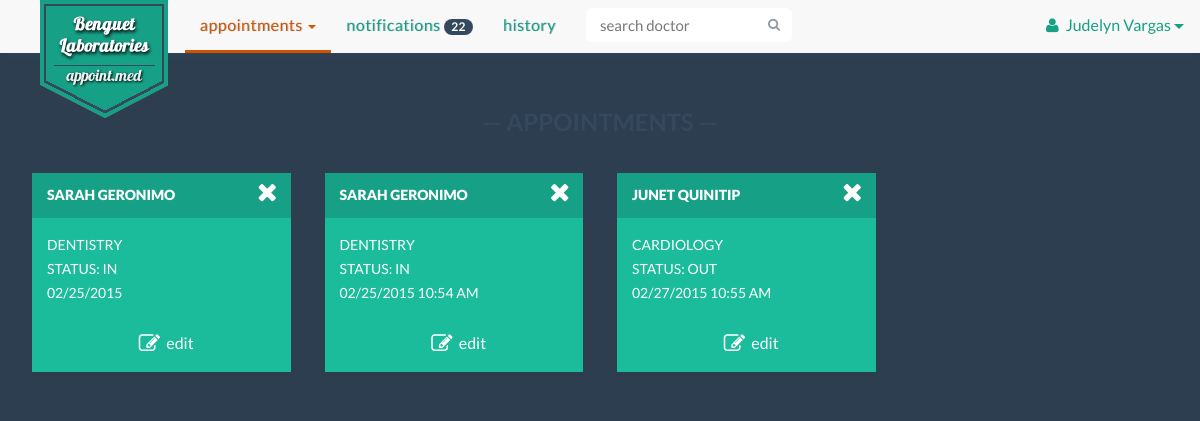
Before: /appointment.php (signed in) with the older database file.
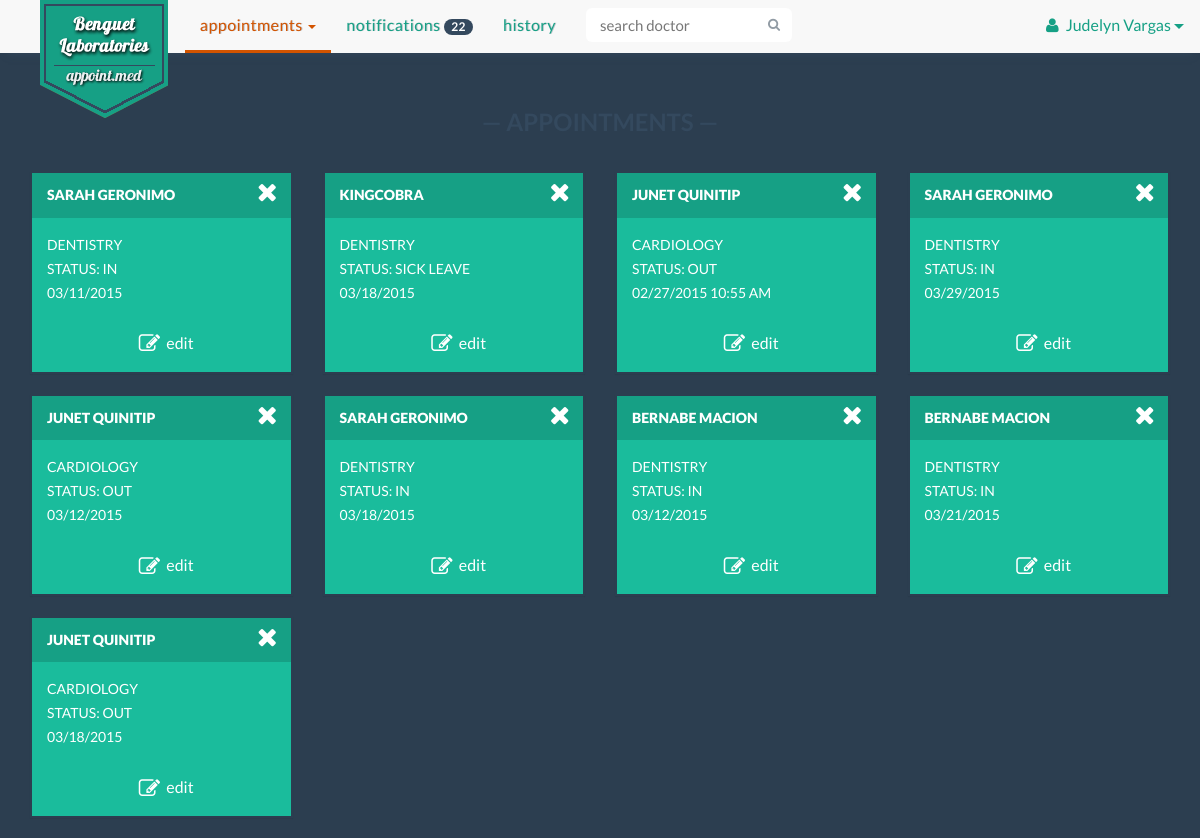
After: the same page with the newer database file.
### tables this page shows
CREATE TABLE IF NOT EXISTS `appointment` (
  `appointment_id` int(100) NOT NULL AUTO_INCREMENT,
  `remarks` text NOT NULL,
  `doctor_id` varchar(100) NOT NULL,
  `patient_id` varchar(100) NOT NULL,
  `appoint_date` text NOT NULL,
  `appointment_status` enum('Cancelled','Completed','Referred','Inqueue') NOT NULL,
  `clinic_id` int(100) NOT NULL,
  PRIMARY KEY (`appointment_id`),
  KEY `doctor_id` (`doctor_id`,`patient_id`),
  KEY `doctor_id_2` (`doctor_id`),
  KEY `patient_id` (`patient_id`),
  KEY `clinic_id` (`clinic_id`)
);

CREATE TABLE IF NOT EXISTS `doctor` (
  `doctor_id` varchar(100) NOT NULL,
  `doctor_name` text NOT NULL,
  `specialization` text NOT NULL,
  `doctor_status` enum('On Leave','Emergency','In','Out','Sick Leave') NOT NULL,
  `email` varchar(100) NOT NULL,
  `username` varchar(100) NOT NULL,
  PRIMARY KEY (`doctor_id`),
  KEY `username` (`username`)
);

### appointment.php (the view, shortened to what this page needs)
<!DOCTYPE html>
<html lang="en">
    <?php
        include 'include/head.php';
        include 'connectdatabase.php';
    ?>
  <body>
    <div class="container">
        <?php
            if(isset($_SESSION['loggedIn']) && isset($_SESSION['account_type']) && isset($_SESSION['username'])){
                $username = $_SESSION['username'];
            }else{
                header("location: index.php");
                die();
            }
            $result = mysqli_query($con, "SELECT * FROM patient WHERE username LIKE '$username'" );
            $row =  mysqli_fetch_array($result);
            $patient = $row['patient_id'];
            $p_result = mysqli_query($con, "SELECT * FROM appointment WHERE patient_id LIKE '$patient' AND (appointment_status = 'Inqueue' OR appointment_status = 'Referred') " );
        ?>
        <?php
            include 'include/pt-nav-start.php';
        ?>
                    <ul class="nav navbar-nav">
                        <li class="dropdown active">
                            <a href="#" class="dropdown-toggle" data-toggle="dropdown" role="button" aria-expanded="false">Appointments <span class="caret"></span></a>
                        </li>
                        <li><a href="notifications.php">Notifications <span class="badge">22</span></a></li>
                        <li><a href="history.php">History</a></li>
        <?php
            include 'include/pt-nav-end.php';
        ?>
        <div class="container-fluid" id="appointments-user">
            <div class="row">
                <div class="col-md-12">
                    <h1 class="text-center row-header">&mdash; Appointments &mdash;</h1>
                </div>
                <?php
                    while ($d_row = mysqli_fetch_array($p_result)){
                    $app_id = $d_row['appointment_id'];
                    $doctor = $d_row['doctor_id'];
                    $date = $d_row['appoint_date'];
                    $d_result = mysqli_query($con, "SELECT * FROM doctor WHERE doctor_id LIKE '$doctor'" );
                    $doc =  mysqli_fetch_array($d_result);
                    echo '<div class="col-xs-12 col-md-6 col-lg-3" id="'.$d_row['appointment_id'].'">';
                    echo "<div class='panel panel-default' id='asd'><div class='panel-heading' >";
                            echo  $doc['doctor_name'];
                            echo "<a href=\"close.php?id=$d_row[appointment_id]&doc=$doctor&pat=$patient\" onclick='return confirm(\"Do you want to cancel this appointment?\")' title=\"Cancel\"><i class=\"fa fa-remove fa-lg delete-btn\"></i></a></div>
                            <div class=\"panel-body\">";
                            echo $doc['specialization'];
                            echo '<br/>Status: ';
                            echo $doc['doctor_status'] . '<br/> ' . $date;
                            echo "</div><div class='appmnt-pnl-btn'>
                            <a class='btn btn-block btn-inverse appo' data-toggle='modal' data-target='.bs-example-modal-sm' data-id='".$app_id."'><i class='fa fa-edit fa-lg'></i> Edit</a>
                                                        </div>
                                                    </div>";
                    echo '</div>';
                    }
                ?>
            </div>
        </div>
  </body>
</html>

Changed rows visible on the page:
changed appointment (number 1 of 9 on the later page): appoint_date "02/25/2015" → "03/11/2015"
changed appointment: doctor.doctor_name "SARAH GERONIMO" → "KINGCOBRA"; doctor.doctor_status "IN" → "SICK LEAVE"; appoint_date "02/25/2015 10:54 AM" → "03/18/2015"
now on this page (row edited): appointment: doctor.doctor_name "SARAH GERONIMO", doctor.specialization "DENTISTRY", doctor.doctor_status "IN", appoint_date "03/29/2015"
now on this page (row edited): appointment: doctor.doctor_name "JUNET QUINITIP", doctor.specialization "CARDIOLOGY", doctor.doctor_status "OUT", appoint_date "03/12/2015"
now on this page (row edited): appointment: doctor.doctor_name "SARAH GERONIMO", doctor.specialization "DENTISTRY", doctor.doctor_status "IN", appoint_date "03/18/2015"
now on this page (row edited): appointment: doctor.doctor_name "BERNABE MACION", doctor.specialization "DENTISTRY", doctor.doctor_status "IN", appoint_date "03/12/2015"
now on this page (row edited): appointment: doctor.doctor_name "BERNABE MACION", doctor.specialization "DENTISTRY", doctor.doctor_status "IN", appoint_date "03/21/2015"
added appointment: doctor.doctor_name "JUNET QUINITIP", doctor.specialization "CARDIOLOGY", doctor.doctor_status "OUT", appoint_date "03/18/2015"
